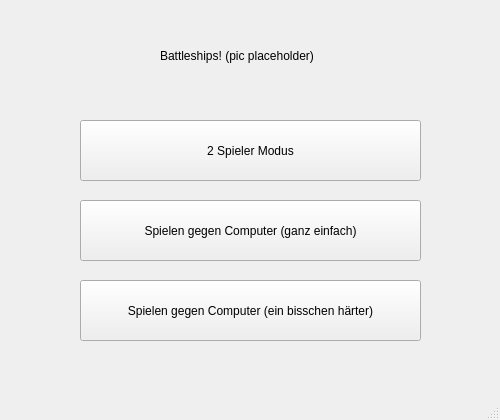
<?xml version="1.0" encoding="UTF-8"?>
<ui version="4.0">
 <class>MainWindow</class>
 <widget class="QMainWindow" name="MainWindow">
  <property name="geometry">
   <rect>
    <x>0</x>
    <y>0</y>
    <width>500</width>
    <height>420</height>
   </rect>
  </property>
  <property name="windowTitle">
   <string>BattleShips</string>
  </property>
  <widget class="QWidget" name="centralWidget">
   <widget class="QLabel" name="label">
    <property name="geometry">
     <rect>
      <x>160</x>
      <y>20</y>
      <width>181</width>
      <height>71</height>
     </rect>
    </property>
    <property name="text">
     <string>Battleships! (pic placeholder)</string>
    </property>
    <property name="textFormat">
     <enum>Qt::PlainText</enum>
    </property>
   </widget>
   <widget class="QPushButton" name="pushButton">
    <property name="geometry">
     <rect>
      <x>80</x>
      <y>120</y>
      <width>341</width>
      <height>61</height>
     </rect>
    </property>
    <property name="focusPolicy">
     <enum>Qt::NoFocus</enum>
    </property>
    <property name="text">
     <string>2 Spieler Modus</string>
    </property>
   </widget>
   <widget class="QPushButton" name="pushButton_2">
    <property name="geometry">
     <rect>
      <x>80</x>
      <y>280</y>
      <width>341</width>
      <height>61</height>
     </rect>
    </property>
    <property name="focusPolicy">
     <enum>Qt::NoFocus</enum>
    </property>
    <property name="text">
     <string>Spielen gegen Computer (ein bisschen härter)</string>
    </property>
   </widget>
   <widget class="QPushButton" name="pushButton_3">
    <property name="geometry">
     <rect>
      <x>80</x>
      <y>200</y>
      <width>341</width>
      <height>61</height>
     </rect>
    </property>
    <property name="focusPolicy">
     <enum>Qt::NoFocus</enum>
    </property>
    <property name="text">
     <string>Spielen gegen Computer (ganz einfach)</string>
    </property>
   </widget>
  </widget>
  <widget class="QMenuBar" name="menuBar">
   <property name="geometry">
    <rect>
     <x>0</x>
     <y>0</y>
     <width>500</width>
     <height>30</height>
    </rect>
   </property>
  </widget>
  <widget class="QStatusBar" name="statusBar"/>
 </widget>
 <layoutdefault spacing="6" margin="11"/>
 <resources/>
 <connections/>
</ui>
